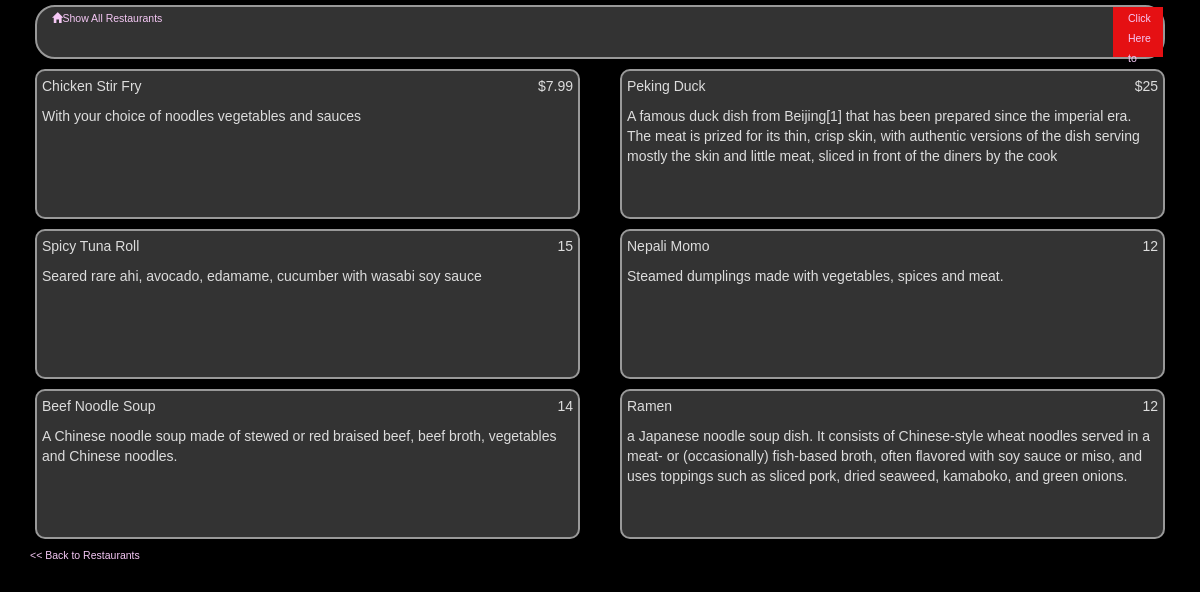
The app's page /restaurants/2/ with its own data.
### database_setup.py (models this page shows, shortened)
class MenuItem(Base):
    __tablename__ = 'menu_item'
    name = Column(String(80), nullable = False)
    id = Column(Integer, primary_key = True)
    course = Column(String(250))
    description = Column(String(250))
    price = Column(String(8))
    restaurant_id = Column(Integer, ForeignKey('restaurant.id'))
    user_id = Column(Integer, ForeignKey('user.id'))
    restaurant = relationship(Restaurant)
    user = relationship(User)

### finalProject.py (the view)
@app.route('/restaurants/<int:restaurant_id>/')
def showMenu(restaurant_id):
    restaurant = session.query(Restaurant).filter_by(id = restaurant_id).one()
    items = session.query(MenuItem).filter_by(restaurant_id = restaurant.id)
    creator = getUserInfo(restaurant.user_id)
    if 'username' not in login_session or creator.id != login_session['user_id']:
        return render_template('publicmenu.html', items = items,
                               restaurant = restaurant, creator = creator)
    else:
        return render_template('menu.html', restaurant = restaurant, items = items,
                           creator = creator)

### finalProject.py (called while the page is built)
def getUserInfo(user_id):
    user = session.query(User).filter_by(id = user_id).one()
    return user

### templates/publicmenu.html (shortened to what this page needs)
{% extends "main.html" %}
{% block content %}
    	<div class="header clearfix">
			<div class="col-md-6">
                <a href="{{url_for('showRestaurants')}}">
                    <span class="glyphicon glyphicon-home" aria-hidden="true"></span>Show All Restaurants
                </a>
            </div>
            <div class="col-md-6 user pull-right">
                <a href="{{url_for('showLogin')}}">Click Here to Log in</a>
            </div>
        </div>
        <div class="row">
        {% for i in items %}
            <div class="col-md-6">
            	<div class="restaurant">
                	<div class="nameandprice">
            			<span class="name"><p>{{i.name}}</p></span>
            			<span class="price"><p>{{i.price}}</p></span>
        			</div>
                    <div class="description">
                        <p>{{i.description}}</p>
                    </div>
                </div>
            </div>
        {% endfor %}
        </div>
        <a href="{{url_for('showRestaurants')}}">&lt;&lt; Back to Restaurants</a>
{% endblock %}

### templates/main.html (shortened to what this page needs)
<!DOCTYPE html>
<html lang="en">
<head>
	<link rel="stylesheet" href="https://maxcdn.bootstrapcdn.com/bootstrap/3.3.6/css/bootstrap.min.css">
	<link rel="stylesheet" href="https://maxcdn.bootstrapcdn.com/bootstrap/3.3.6/css/bootstrap-theme.min.css">
	<link rel="stylesheet" type="text/css" href="{{ url_for('static', filename='style.css') }}">
</head>
<body>
	<div class="container">
    	{% block content %}
        {% endblock %}
	</div>
</body>
</html>

### static/style.css (style rules this page uses)
body { font-family: sans-serif; background-image: url('img3.jpg'); background-color: #000; }
p, dd, dt, label { color: #DDDDDD; }
a { text-decoration: none; color:#F5C8F5; font-size: .75em; }
.header { border: 2px solid; border-radius: 20px; margin: 5px 5px 5px 5px; border-color: #999999; background-color: #333333; }
.user { height:50px; width:50px; vertical-align:middle; background-color:#E51013; }
.restaurant { margin: 5px 5px 5px 5px; height:150px; border: 2px solid; border-radius: 10px; padding: 5px 5px 15px 5px; border-color: #999999; background-color: #333333; }
.name { width:50%; display: inline-block; float: left; }
.price { text-align: right; width:50%; float: right; }

### records on screen
MenuItem: name "Chicken Stir Fry", price "$7.99", description "With your choice of noodles vegetables and sauces"
MenuItem: name "Peking Duck", price "$25", description "A famous duck dish from Beijing[1] that has been prepared since the imperial era. The meat is prized for its thin, crisp skin, with authentic versions of the dish serving mostly the skin and little meat, sliced in front of the diners by the cook"
MenuItem: name "Spicy Tuna Roll", price "15", description "Seared rare ahi, avocado, edamame, cucumber with wasabi soy sauce"
MenuItem: name "Nepali Momo", price "12", description "Steamed dumplings made with vegetables, spices and meat."
MenuItem: name "Beef Noodle Soup", price "14", description "A Chinese noodle soup made of stewed or red braised beef, beef broth, vegetables and Chinese noodles."
MenuItem: name "Ramen", price "12", description "a Japanese noodle soup dish. It consists of Chinese-style wheat noodles served in a meat- or (occasionally) fish-based broth, often flavored with soy sauce or miso, and uses toppings such as sliced pork, dried seaweed, kamaboko, and green onions."
